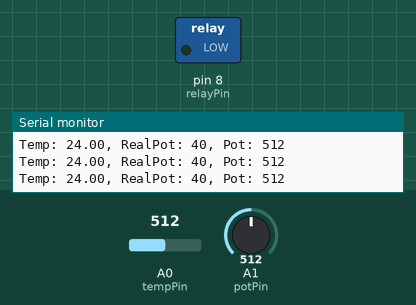
A sketch run on a simulated Arduino Uno, built with avr-gcc and run on an emulated ATmega328P. Parts: switched loads named in the sketch (green lamp = pin HIGH), the last lines printed to the serial monitor. Inputs (shaded band) come from the test bench; at power-on: A0 (tempPin) = 512, A1 (potPin) = 512.

Above: at 1.2 s.
1.3 s: A0 (tempPin) set to 668
2.8 s: A0 (tempPin) set to 686
At 3.3 s:
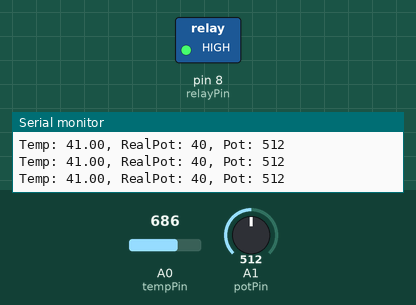
4.3 s: A0 (tempPin) set to 511
At 4.9 s:
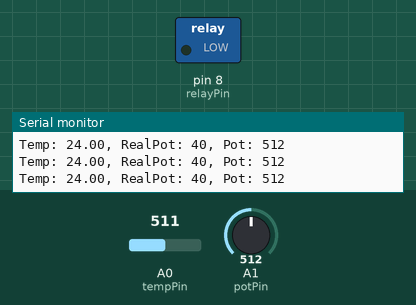
5.9 s: A0 (tempPin) set to 716
At 6.5 s:
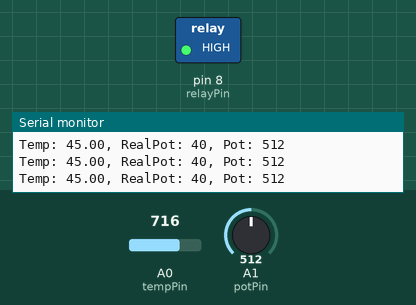
7.5 s: A1 (potPin) set to 109
10.5 s: A1 (potPin) set to 92
Timing chart, 0 to 13.5 s (numbered marks = the images above; inputs shaded):
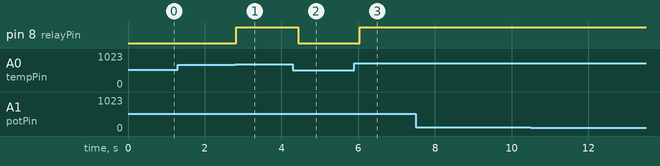

The sketch:

peltiersModule.ino
```cpp
int relayPin = 8;
int potPin = A1;
int tempPin = A0;
float tempVal = 0;
int potVal = 0;
int potRes = 0;

void setup() {
  // put your setup code here, to run once:
  Serial.begin(9600);
  pinMode(relayPin,OUTPUT);
  pinMode(potPin,INPUT);
  pinMode(tempPin,INPUT);

  digitalWrite(relayPin,LOW);
}

void loop() {
    potRead();
    tempRead();
    potRes = map(potVal, 0, 1023, 20, 60);

    Serial.print("Temp: ");
    Serial.print(tempVal);
    Serial.print(", RealPot: ");
    Serial.print(potRes);
    Serial.print(", Pot: ");
    Serial.println(potVal);

    if(potRes<tempVal){
      digitalWrite(relayPin,HIGH);
    }else{
      digitalWrite(relayPin,LOW);
    }

    delay(200);
}
```

potValue.ino
```cpp
void potRead(){
    //Serial.print(" ");
    potVal = analogRead(potPin);
   // Serial.print("ohm");
   // delay(500);
}
```

tempValue.ino
```cpp
void tempRead(){
  int val;                //Create an integer variable
  int temp;            //Variable to hold a temperature value
  val=analogRead(0);      //Read the analog port 0 and store the value in val
  temp=Thermister(val);   //Runs the fancy math on the raw analog value
  tempVal = temp;   //Print the value to the serial port
  //Serial.print(" C");
  //delay(1000);            //Wait one second before we do it again
}

double Thermister(int RawADC) {  //Function to perform the fancy math of the Steinhart-Hart equation
 double Temp;
 Temp = log(((10240000/RawADC) - 10000));
 Temp = 1 / (0.001129148 + (0.000234125 + (0.0000000876741 * Temp * Temp ))* Temp );
 Temp = Temp - 273.15;              // Convert Kelvin to Celsius
 //Temp = (Temp * 9.0)/ 5.0 + 32.0; // Celsius to Fahrenheit - comment out this line if you need Celsius
 return Temp;
}
```

Measured:
- the behaviour switches between 677 and 678 on A0 (tempPin) (found by bisection; images 0 and 1)
- after the input at 2.8 s, pin 8 (relayPin): LOW → HIGH at once
- after the input at 4.3 s, pin 8 (relayPin): HIGH → LOW after 0.13 s
- after the input at 5.9 s, pin 8 (relayPin): LOW → HIGH after 0.14 s
